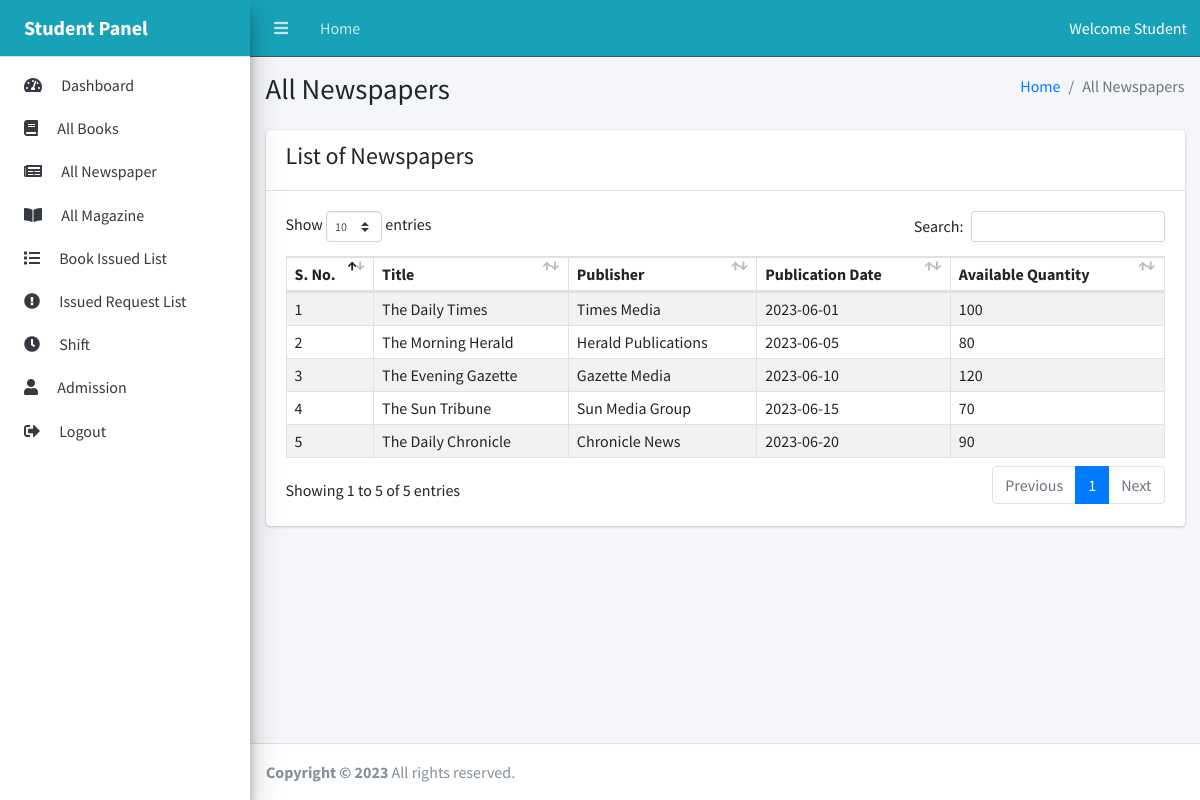
Screenshot of /student/newspaper.php (signed in) with the database file from the repository.
### tables this page shows
CREATE TABLE `newspapers` (
  `newspaper_id` int(11) NOT NULL,
  `title` varchar(100) NOT NULL,
  `publisher` varchar(50) NOT NULL,
  `publication_date` date NOT NULL,
  `available_quantity` int(11) NOT NULL
);

### student/newspaper.php (the view, shortened to what this page needs)
<?php
include_once("../connection.php");
$sql = "SELECT * FROM Newspapers";
$result = mysqli_query($conn, $sql);
if ($result) {
    $newspapers = mysqli_fetch_all($result, MYSQLI_ASSOC);
} else {
    echo "Error: " . mysqli_error($conn);
}
?>
<!DOCTYPE html>
<html lang="en">
<?php include_once("includes/head.php"); ?>
<body class="sidebar-mini layout-navbar-fixed layout-fixed">
    <div class="wrapper">
        <?php include_once("includes/header.php"); ?>
        <?php include_once("includes/sidebar.php"); ?>
        <div class="content-wrapper">
            <div class="content-header">
                <div class="container-fluid">
                    <div class="row mb-2">
                        <div class="col-sm-6">
                            <h1 class="m-0">All Newspapers</h1>
                        </div>
                        <div class="col-sm-6">
                            <ol class="breadcrumb float-sm-right">
                                <li class="breadcrumb-item"><a href="/">Home</a></li>
                                <li class="breadcrumb-item active">All Newspapers</li>
                            </ol>
                        </div>
                    </div>
                </div>
            </div>
            <div class="content">
                <div class="container-fluid">
                    <div class="row">
                        <div class="col-12">
                            <div class="card">
                                <div class="card-header d-flex">
                                    <h4>List of Newspapers</h4>
                                </div>
                                <div class="card-body">
                                    <table id="example1" class="table table-striped table-hover table-bordered" style="width:100%">
                                        <thead>
                                            <tr>
                                                <th>S. No.</th>
                                                <th>Title</th>
                                                <th>Publisher</th>
                                                <th>Publication Date</th>
                                                <th>Available Quantity</th>
                                            </tr>
                                        </thead>
                                        <tbody>
                                            <?php foreach ($newspapers as $i => $newspaper) : ?>
                                                <tr>
                                                    <td><?= $i + 1 ?></td>
                                                    <td><?= $newspaper['title'] ?></td>
                                                    <td><?= $newspaper['publisher'] ?></td>
                                                    <td><?= $newspaper['publication_date'] ?></td>
                                                    <td><?= $newspaper['available_quantity'] ?></td>
                                                </tr>
                                            <?php endforeach; ?>
                                        </tbody>
                                    </table>
                                </div>
                            </div>
                        </div>
                    </div>
                </div>
            </div>
        </div>
        <?php include_once("includes/footer.php"); ?>
    </div>
</body>
</html>

### rows the page displays
newspapers: title "The Daily Times", publisher "Times Media", publication_date "2023-06-01", available_quantity "100"
newspapers: title "The Morning Herald", publisher "Herald Publications", publication_date "2023-06-05", available_quantity "80"
newspapers: title "The Evening Gazette", publisher "Gazette Media", publication_date "2023-06-10", available_quantity "120"
newspapers: title "The Sun Tribune", publisher "Sun Media Group", publication_date "2023-06-15", available_quantity "70"
newspapers: title "The Daily Chronicle", publisher "Chronicle News", publication_date "2023-06-20", available_quantity "90"
